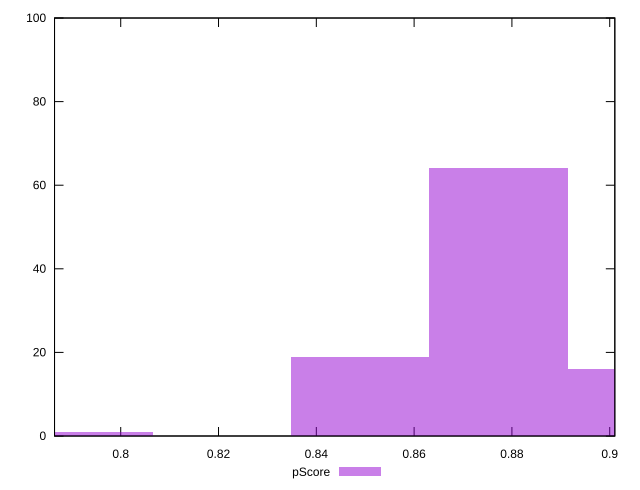

Source code (gnuplot):
reset

$pScore <<EOF
0.7923935992199319 1
0.8489931420213557 19
0.8772929134220675 64
0.9055926848227793 16
EOF

set key outside below
set boxwidth 0.028299771400711854
set xrange [0.7864635598651974:0.9010449640681127]
set yrange [0:100]
set trange [0:100]
set style fill transparent solid 0.5 noborder
set terminal svg size 640, 490 enhanced background rgb 'white'
set output "report_00019_2021-02-10T18-14-37.922Z//first-contentful-paint/samples/pages/pScore/histogram.svg"

plot $pScore title "pScore" with boxes

reset
